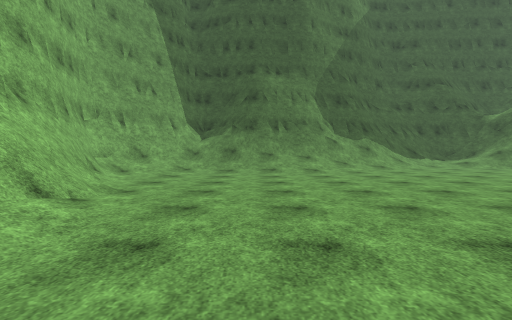
[1] (above)

23 first-person views from a walk through a 3-D level made in the Unity game engine. The camera is 1.3 m above the floor, tilts 2° down and sees 85° across. The floor is counted in squares, 2 m on a side. Each view is taken from the middle of a square. On the plan, view 1 faces up. The plan holds only what a view shows up to about 9 squares ahead; the rest is blank. The place goes on beyond the plan. Some surface patterns are stand-ins.

[2]
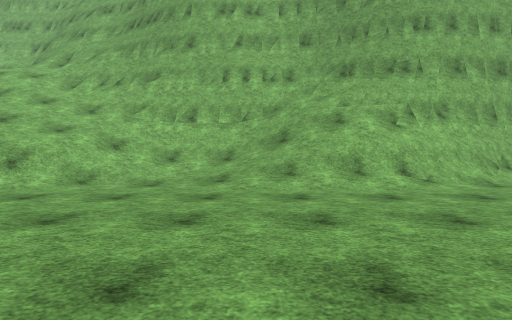

[3]
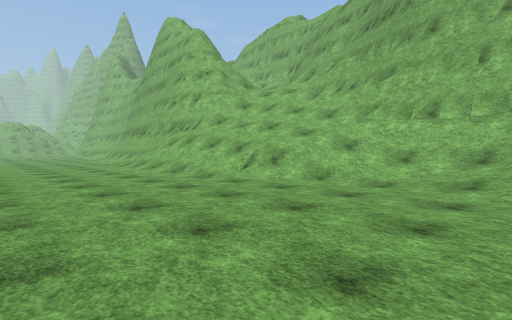

[4]
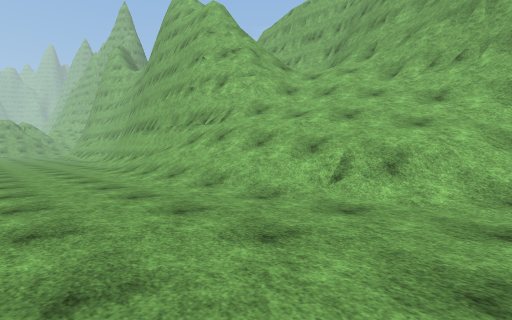

[5]
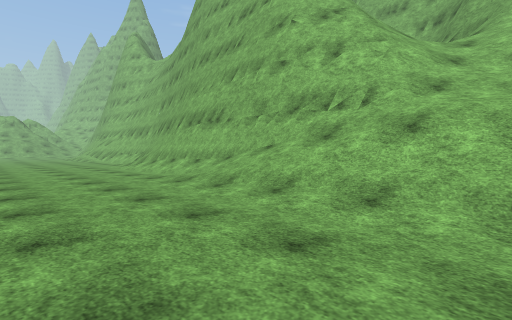

[6]
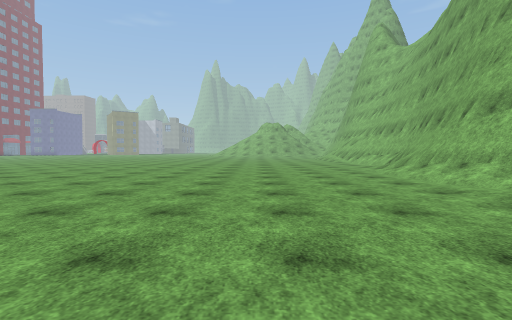

[7]
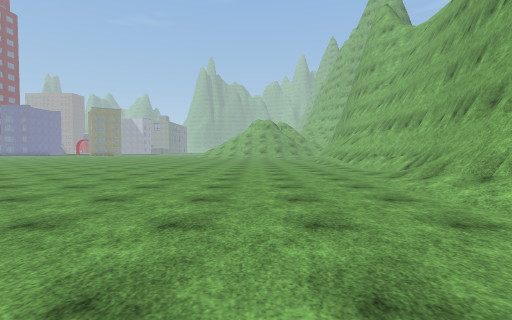

[8]
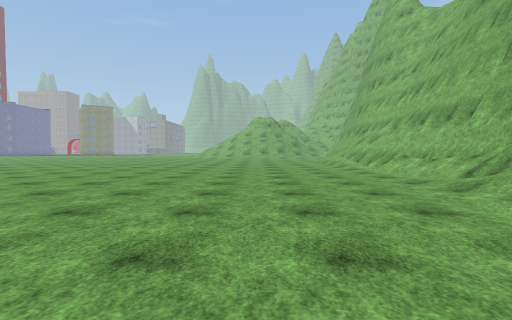

[9]
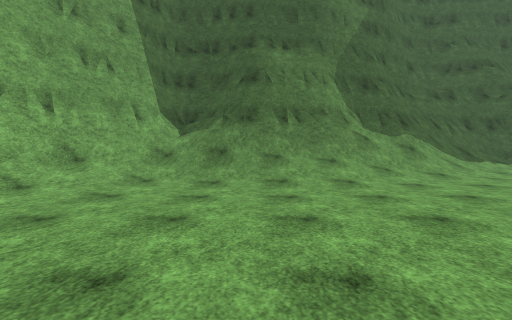

[10]
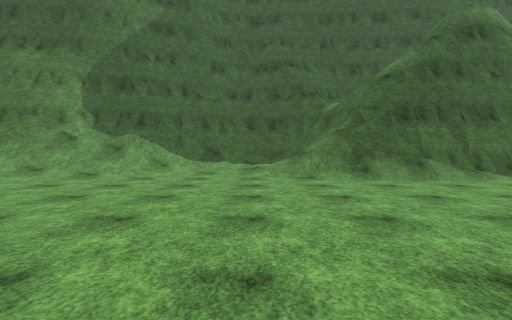

[11]
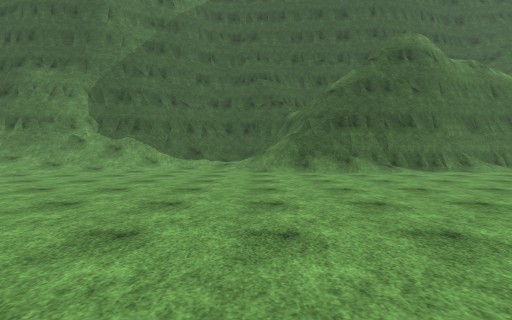

[12]
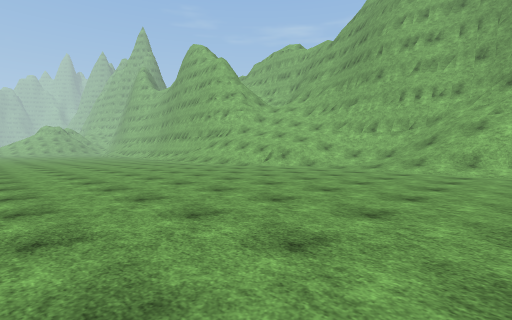

[13]
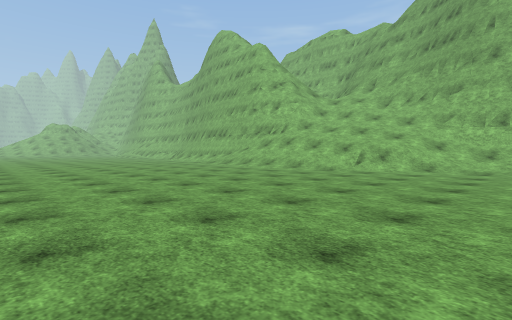

[14]
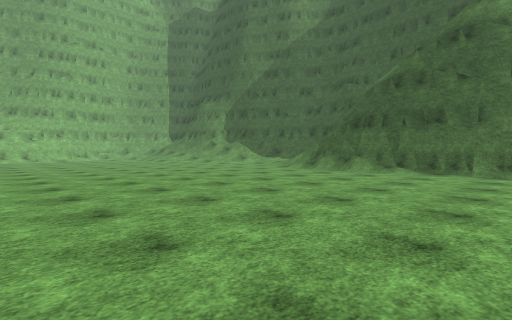

[15]
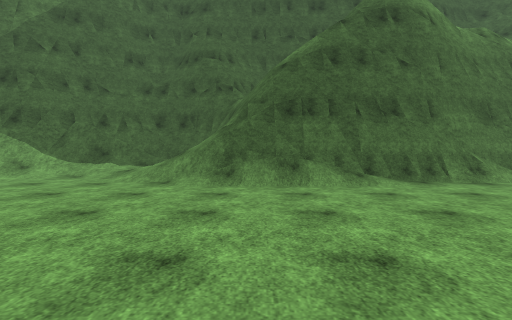

[16]
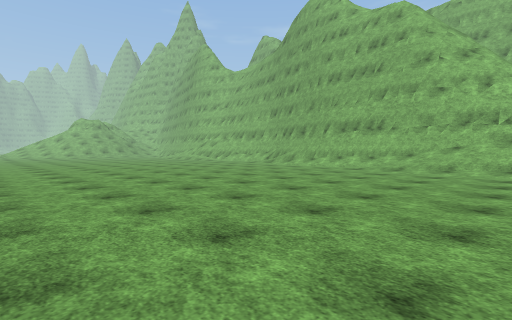

[17]
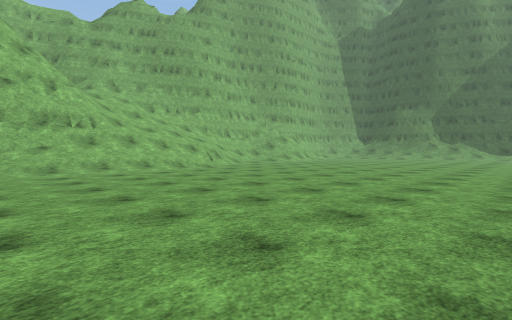

[18]
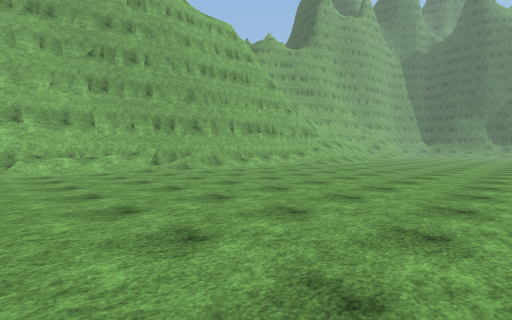

[19]
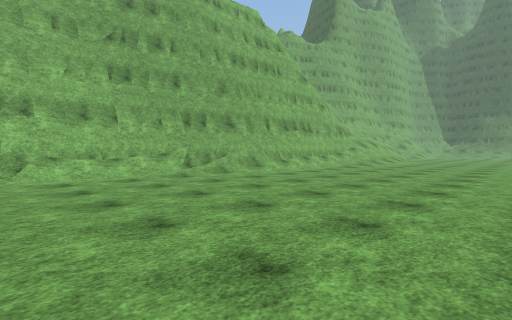

[20]
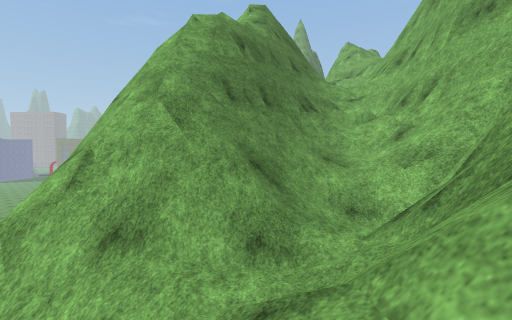

[21]
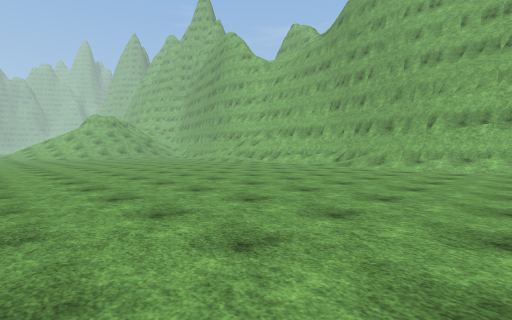

[22]
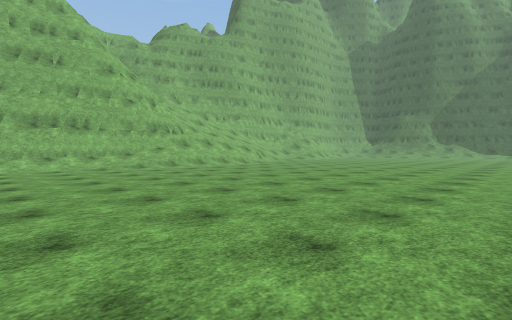

[23]
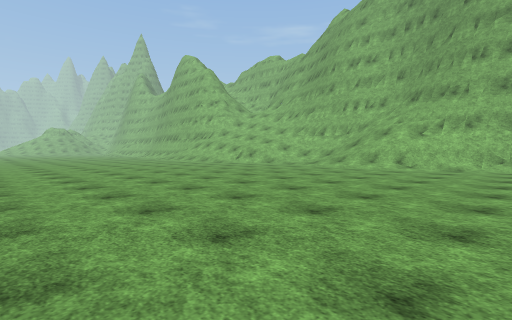

### Floor plan
Key: @ floor where view 1 was taken; # wall or solid block; . floor; / step, stairs or slope; = window, fence, low wall or low ledge; v drop or lower ground.
Columns run from 10 left of view 1 to 16 right of it. Each row starts with its distance up from view 1.
 13                ######
 12              ###////##
 11        #######//////=#
 10        #//###////.//=######
  9       ##///////.....////...
  8       #//////..............
  7       #/...................
  6       #/...................
  5       ##...................
  4       ##/..................
  3      ##/=..................
  2      #=//..................
  1      #///..................
  0      #///.@........
 -1      #///..........
 -2     ##=/...........
 -3     ##///..........
 -4     #////..........
 -5   ###/////.........
 -6   ##//////.........
 -7   #///////..........
 -8  ##///////..........
 -9  ##///##//..........
-10 ##///=v#//..........
-11 ##//=####/..........
-12 #//######/..........
-13 #########/..........
-14 ###    ##...........
-15        ##...........
-16        ##...........
-17        #/...........
-18       ##/...........
-19       #//..........
-20       #/...........
-21       #/...........
-22       #/...........
-23       ##...........

Where each view was taken, in squares from view 1:
view 1: 0 up, 0 right, facing up
view 2: 0 up, 3 right, facing left
view 3: 0 up, 3 right, facing down-left
view 4: 3 down, 2 right, facing down-left
view 5: 7 down, 2 right, facing down-left
view 6: 9 down, 2 right, facing down
view 7: 12 down, 1 right, facing down
view 8: 14 down, 1 right, facing down
view 9: 3 up, 0 right, facing up
view 10: 3 up, 8 right, facing up
view 11: 1 up, 9 right, facing up
view 12: 3 up, 7 right, facing down-left
view 13: 1 down, 7 right, facing down-left
view 14: 1 up, 16 right, facing up-left
view 15: 4 up, 11 right, facing up
view 16: 9 down, 8 right, facing down-left
view 17: 12 down, 8 right, facing up-left
view 18: 23 down, 6 right, facing up-left
view 19: 23 down, 4 right, facing up-left
view 20: 7 down, 7 left, facing down
view 21: 13 down, 8 right, facing down-left
view 22: 16 down, 9 right, facing up-left
view 23: 6 up, 8 right, facing down-left
